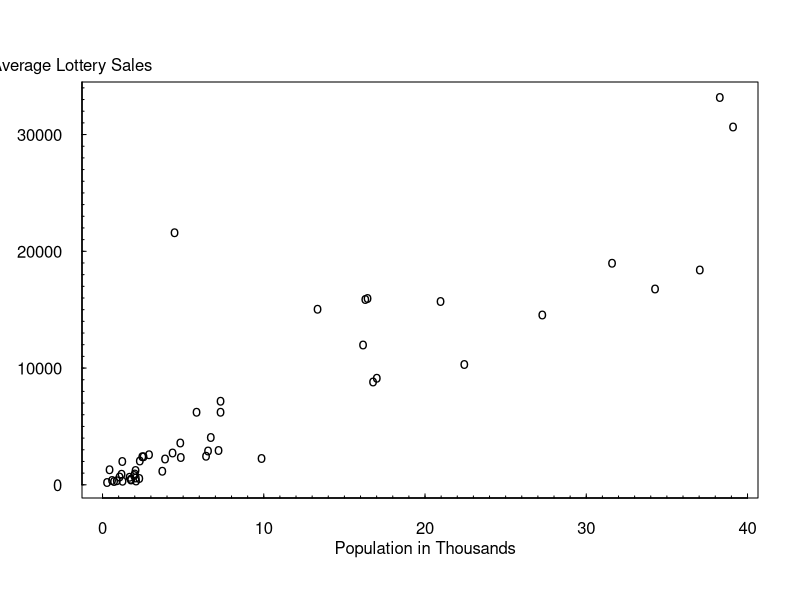
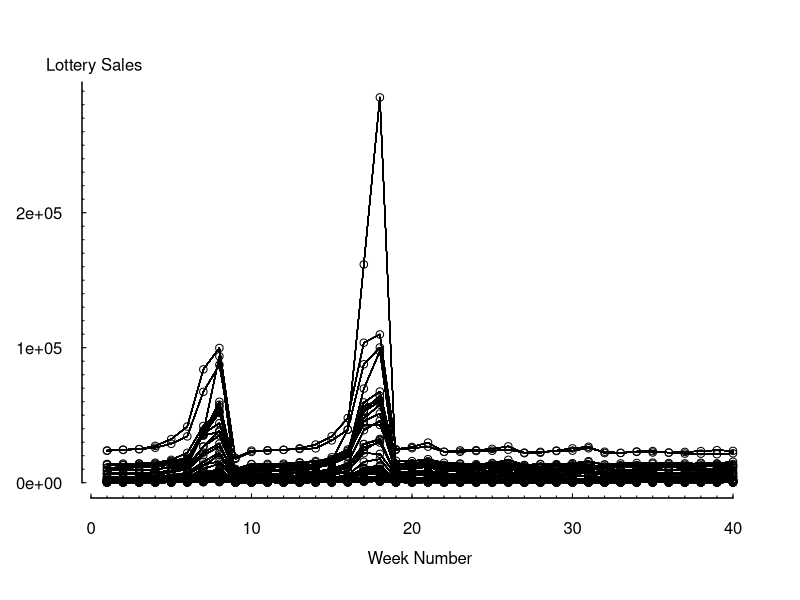
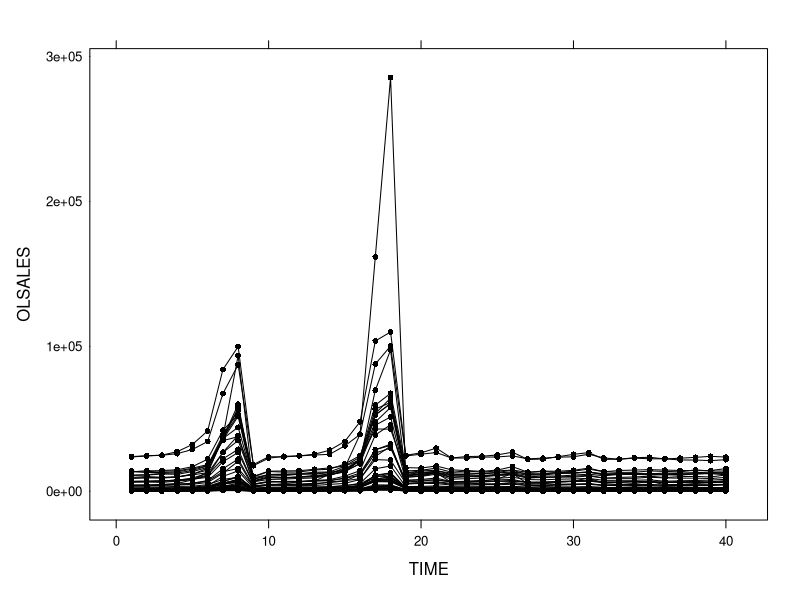
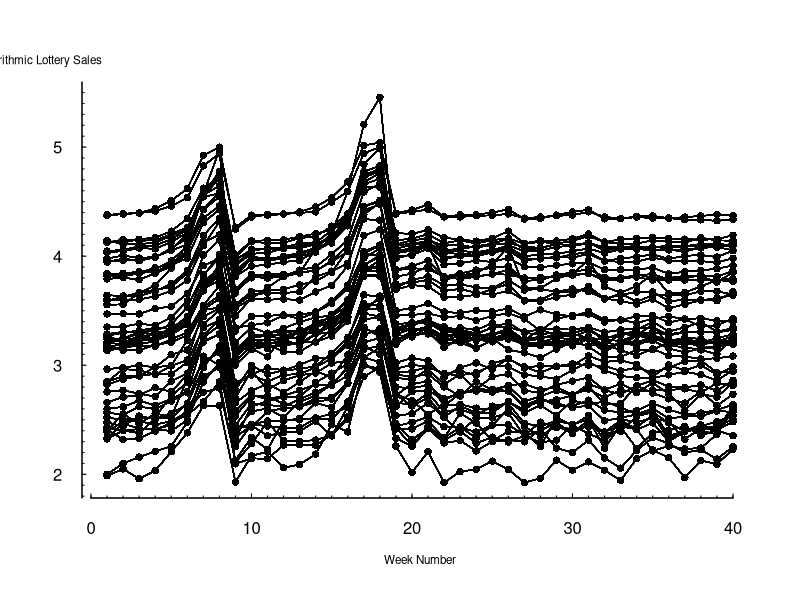
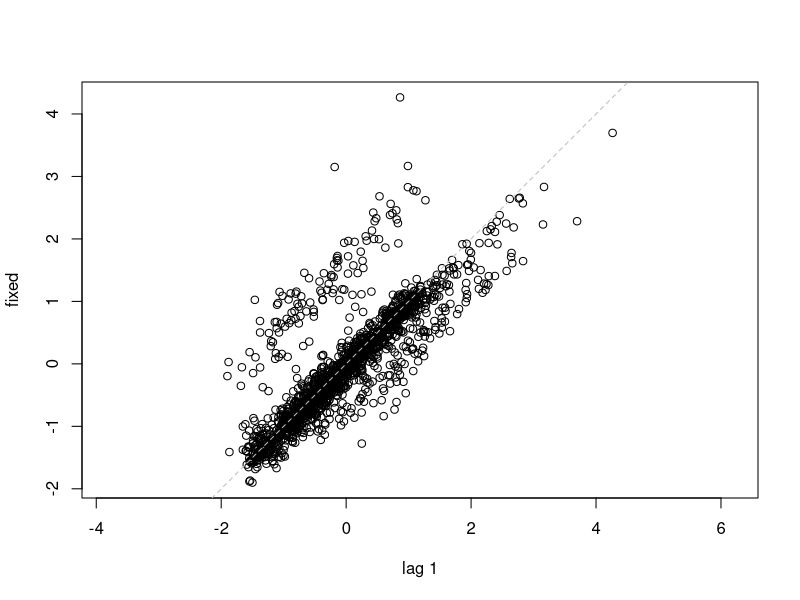
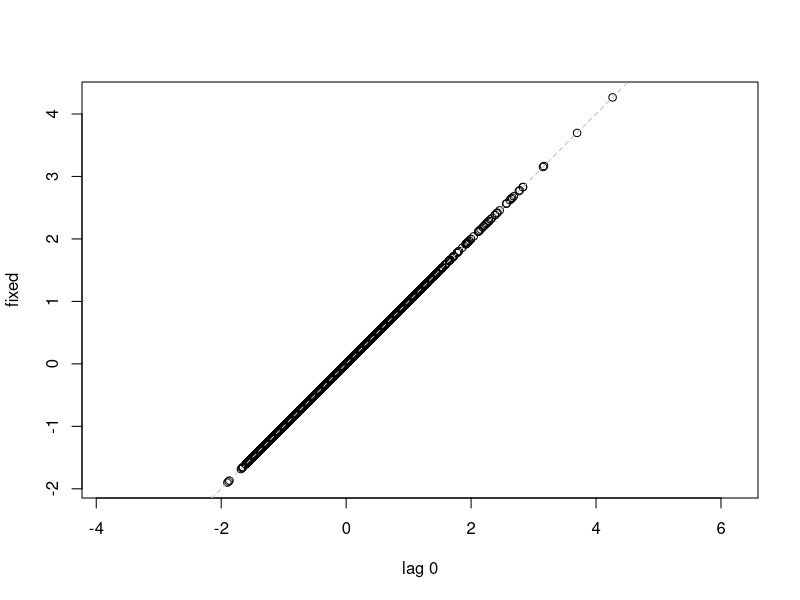
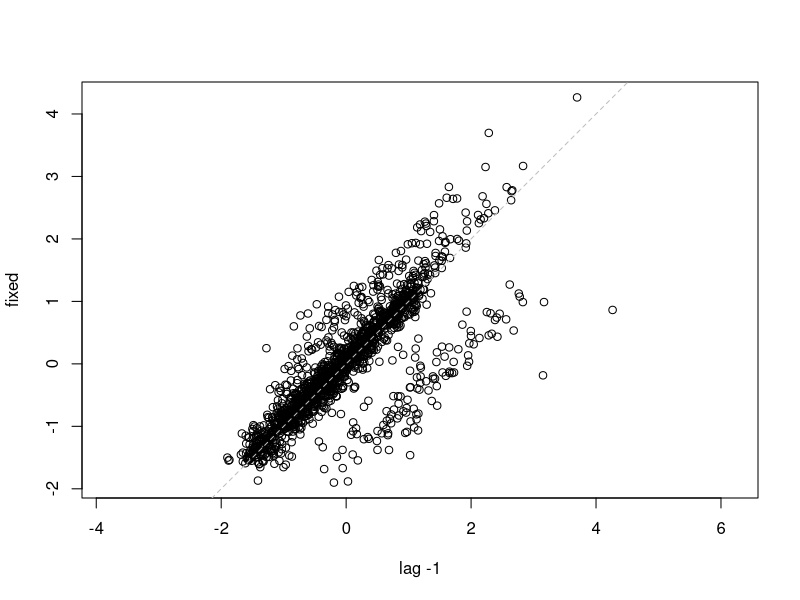
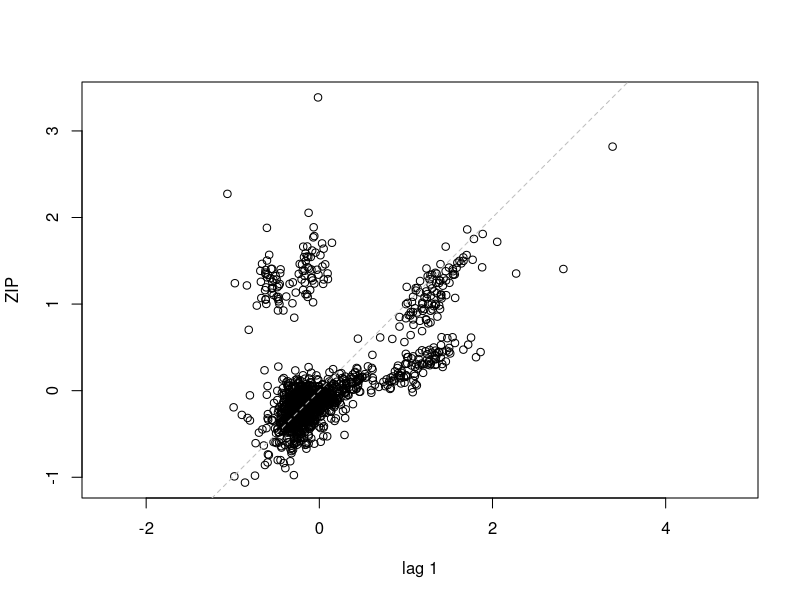

The R script that drew these images, in order:
## ---- chunk 1
lottery  = read.table("TXTData/Lottery.txt", sep ="\t", quote = "",header=TRUE)

#lottery=read.table(choose.files(), header=TRUE, sep="\t")
## ---- chunk 2
#EXTRACT TIME - INVARIANT INFORMATION TO ANALYZE
mzip=d=as.data.frame(t(sapply(split(lottery[, c("NRETAIL", "PERPERHH", "OLSALES", "MEDSCHYR", "MEDHVL", "PRCRENT", "PRC55P", "HHMEDAGE", "MEDINC", "POPULATN")], lottery$ZIP),function(x) colMeans(x))))
 # Extract time invariant information to analyze
# Notice: the code for this part on website is wrong.


## ---- chunk 3
summary(mzip[,c("NRETAIL", "PERPERHH", "OLSALES", "MEDSCHYR", "MEDHVL", "PRCRENT", "PRC55P", "HHMEDAGE", "MEDINC", "POPULATN")]) 
## ---- chunk 4
# STANDARD DEVIATION
sqrt(diag(var(mzip[,c("NRETAIL", "PERPERHH", "OLSALES", "MEDSCHYR", "MEDHVL", "PRCRENT", "PRC55P", "HHMEDAGE", "MEDINC", "POPULATN")]))) 

## ---- chunk 5
plot(OLSALES ~ POPULATN, data = mzip, xlab="", ylab="", xaxt="n", yaxt="n",pch="o", las=1, cex=1)

axis(2, at=seq(0, 40000, by=10000), las=1, font=10, cex=0.005, tck=0.01)

axis(2, at=seq(0, 40000, by=1000), lab=F, tck=0.005)

axis(1, at=seq(0,40, by=10), font=10, cex=0.005, tck=0.01)

axis(1, at=seq(0,40, by=1), lab=F, tck=0.005)

mtext("Average Lottery Sales", side=2, line=-3.5, at=36000, font=10, cex=1, las=1)

mtext("Population in Thousands", side=1, line=2, at=20, font=10, cex=1, las=1)
## ---- chunk 6
lottery$logsales<-log10(lottery$OLSALES)
m<-order(lottery$ZIP, lottery$TIME, lottery$OLSALES,lottery$logsales)

index<-as.data.frame(cbind(lottery$ZIP[m],lottery$TIME[m],lottery$OLSALES[m],lottery$logsales[m]))

names(index)<-c("ZIP", "TIME", "OLSALES", "LOGSALES")
## ---- chunk 7
plot(OLSALES ~ TIME, data = lottery, axes=F, ylab="", xlab="", xaxt="n", yaxt="n")
for (i in index$ZIP) {
     lines(OLSALES ~ TIME, data = subset(index, ZIP == i)) }
axis(1, at=seq(0,40, by=1), labels=F, tck=0.005)
axis(1, at=seq(0,40, by=10), cex=0.005, tck=0.01)
mtext("Week Number", side=1, line=2.5, cex=1, font=10)
axis(2, at=seq(0, 300000, by=10000), labels=F, tck=0.005)
axis(2, at=seq(0, 305000, by=100000), las=1, cex=0.005, tck=0.01) 
mtext("Lottery Sales", side=2, line=-3, at=310000, font=10, cex=1, las=1)
## ---- chunk 8

library(lattice)
trellis.device(color=F) # telling the trellis device to mimic 'black and white'
xyplot(OLSALES ~ TIME, data=index, groups=ZIP, scales=list(y=list(at=seq(0, 300000,100000), tck=.01)), panel=panel.superpose, pch=16, lty=1,  type="b")

#ChECK LOG VALUES
lottery$logsales<-log10(lottery$OLSALES)
lottery$lnsales<-log(lottery$OLSALES)
## ---- chunk 9
#FIGURE 4.4 LOG LOTTERY vs WEEK NUMBER
plot(LOGSALES ~ TIME, data = index, type="p", axes=F, ylab="", xlab="", pch=16, mkh=0.0001, lwd=0.5)
axis(1, at=seq(0,40, by=1), labels=F, tck=0.005)
axis(1, at=seq(0,40, by=10), cex=0.4, tck=0.01)
mtext("Week Number", side=1, line=2.5, cex=0.7, font=10)
axis(2, at=seq(0, 6, by=0.1), labels=F, tck=0.005)
axis(2, at=seq(0, 6, by=1), las=1, cex=0.4, tck=0.01) 
mtext("Logarithmic Lottery Sales", side=2, line=-1, at=5.8, font=10, cex=0.7, las=1)
	for (i in index$ZIP) {
	lines(LOGSALES ~ TIME, data=subset(index, ZIP==i)) }

## ---- chunk 10
Lottery=lottery
Lottery$LNSALES<-log(Lottery$OLSALES)
Lottery2<-subset(Lottery, Lottery$TIME<36)
## ---- chunk 11
lm1<-lm(LNSALES~PERPERHH+MEDSCHYR+MEDHVL+PRCRENT+PRC55P+HHMEDAGE+MEDINC+POPULATN+NRETAIL, data=Lottery2)
summary(lm1)#Pooled cross-sectional model 

## ---- chunk 12
library(nlme)
lme1<-lme(LNSALES~PERPERHH+MEDSCHYR+MEDHVL+PRCRENT+PRC55P+HHMEDAGE+MEDINC+POPULATN+NRETAIL, data=Lottery2, random=~1|ZIP, method="REML") 
# NOTE* THE DEFAULT METHOD IN lme IS "REML"
# Use REML method in estimating fixed effects beta coefficients 
summary(lme1)
## ---- chunk 13
# CHECK AUTOCORRELATION PATTERNS
ACF(lme1, maxlag=10) #Obtain ACF of residuals from lme1
lag.plot(lme1$residuals, lags=-1) #Autocorrelation patterns one lag, needs to refine
## ---- chunk 14
lme2<-update(lme1, correlation=corAR1(form=~TIME|ZIP))
summary(lme2)
## ---- chunk 15
lme3<-lme(LNSALES~MEDSCHYR+POPULATN, data=Lottery2, random=~1|ZIP, correlation=corAR1(form=~TIME|ZIP))

## ---- chunk 16
#The pooled cross-sectional model with autocorrelated errors
#Default method for gls is reml, gls can be viewed as an lme function without the argument random
library(nlme)
gls1<-gls(LNSALES~PERPERHH+MEDSCHYR+MEDHVL+PRCRENT+PRC55P+HHMEDAGE+MEDINC+POPULATN+NRETAIL, data=Lottery2, correlation=corAR1(form=~TIME|ZIP)) 
summary(gls1)
#getVarCov(gls1)
anova(gls1,lm1)
#using anova for the models with serial correlation and the pooled cross–sectional regression.
## ---- chunk 17
Lottery2$ZIPfac=factor(Lottery2$ZIP)
gls2<-gls(LNSALES~ZIPfac, data=Lottery2, correlation=corAR1(form=~TIME|ZIPfac)) 
gls2
#getVarCov(gls2) # Show the covariance matrix, the AR(1) structure

# Note the difference between R estimates and SAS estimates is because in SAS the estimate 
# for ZIP 54956 is restricted to be zero, in R the intercept and estimates for Zip are 
# scaled differently, but both estimates should give us approximately the same answer#

